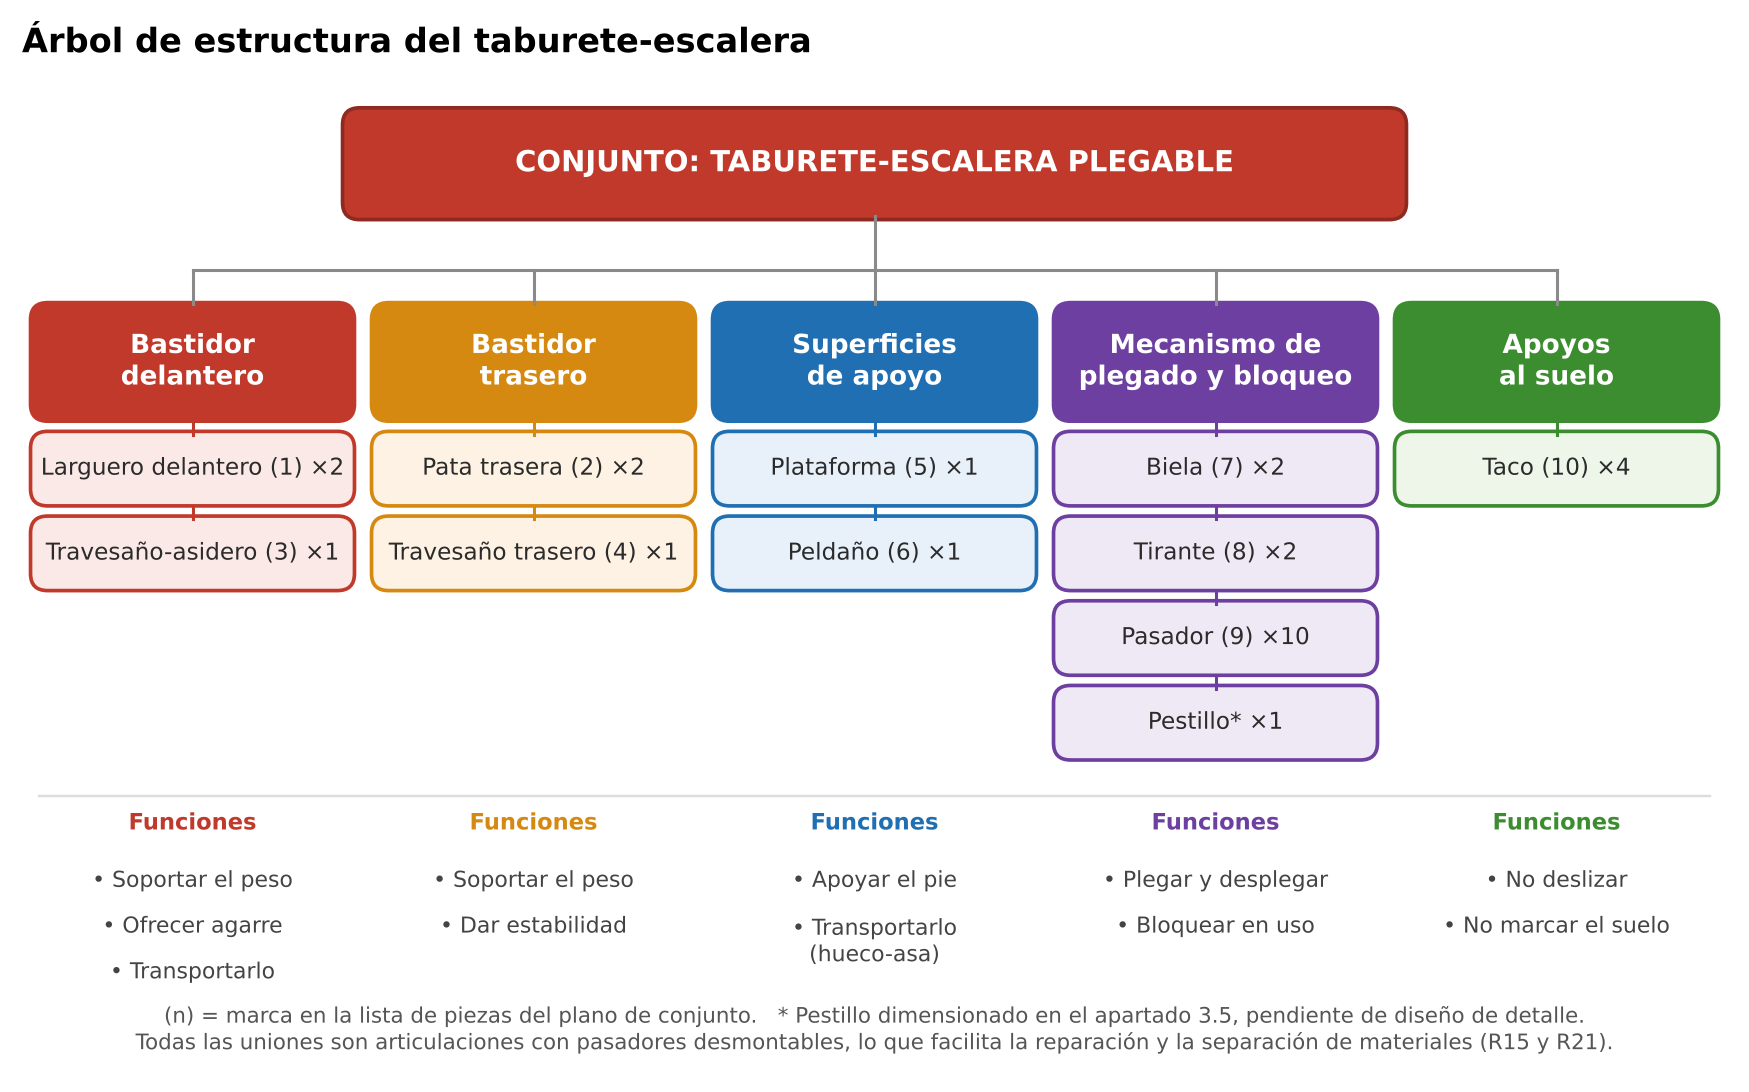

The script that saved this image:
import matplotlib; matplotlib.use("Agg")
import matplotlib.pyplot as plt
from matplotlib.patches import FancyBboxPatch
plt.rcParams.update({"font.family":"DejaVu Sans","font.size":9})
INK="#2b2b2b"; GREY="#8a8a8a"

# ---------------- árbol de estructura del producto ----------------
fig,ax=plt.subplots(figsize=(10,5.9),dpi=220); ax.set_xlim(0,10); ax.set_ylim(0,5.9); ax.axis("off")
def caja(x,y,w,h,t,fc,ec,fs=8.5,bold=False,tc=INK,ls="-"):
    ax.add_patch(FancyBboxPatch((x-w/2,y-h/2),w,h,boxstyle="round,pad=0.02,rounding_size=0.10",fc=fc,ec=ec,lw=1.2,ls=ls))
    ax.text(x,y,t,ha="center",va="center",fontsize=fs,fontweight="bold" if bold else "normal",color=tc)
caja(5,5.35,6.2,0.62,"CONJUNTO: TABURETE-ESCALERA PLEGABLE","#c0392b","#8e2a1f",9.5,True,"white")
subs=[("Bastidor\ndelantero",["Larguero delantero (1) ×2","Travesaño-asidero (3) ×1"],["Soportar el peso","Ofrecer agarre","Transportarlo"],"#fbe9e7","#c0392b"),
      ("Bastidor\ntrasero",["Pata trasera (2) ×2","Travesaño trasero (4) ×1"],["Soportar el peso","Dar estabilidad"],"#fdf2e3","#d68910"),
      ("Superficies\nde apoyo",["Plataforma (5) ×1","Peldaño (6) ×1"],["Apoyar el pie","Transportarlo\n(hueco-asa)"],"#e8f1fa","#1f6fb2"),
      ("Mecanismo de\nplegado y bloqueo",["Biela (7) ×2","Tirante (8) ×2","Pasador (9) ×10","Pestillo* ×1"],["Plegar y desplegar","Bloquear en uso"],"#efe9f6","#6c3fa0"),
      ("Apoyos\nal suelo",["Taco (10) ×4"],["No deslizar","No marcar el suelo"],"#eef6ea","#3c8d2f")]
xs=[1.0,3.0,5.0,7.0,9.0]
ax.plot([xs[0],xs[-1]],[4.72,4.72],color=GREY,lw=1); ax.plot([5,5],[5.04,4.72],color=GREY,lw=1)
for x,(t,piezas,funcs,fc,ec) in zip(xs,subs):
    ax.plot([x,x],[4.72,4.52],color=GREY,lw=1)
    caja(x,4.18,1.86,0.66,t,ec,ec,8.6,True,"white")
    y=3.55
    for p in piezas:
        ax.plot([x,x],[y+0.27,y+0.2],color=ec,lw=1)
        caja(x,y,1.86,0.4,p,fc,ec,7.6); y-=0.5
    ax.text(x,1.42,"Funciones",ha="center",fontsize=7.4,color=ec,fontweight="bold")
    yy=1.18
    for f in funcs:
        ax.text(x,yy,"• "+f,ha="center",va="top",fontsize=7.2,color="#444"); yy-=0.27+0.2*f.count("\n")
ax.plot([0.1,9.9],[1.62,1.62],color="#ddd",lw=0.8)
ax.text(5,0.08,"(n) = marca en la lista de piezas del plano de conjunto.   * Pestillo dimensionado en el apartado 3.5, pendiente de diseño de detalle.\n"
        "Todas las uniones son articulaciones con pasadores desmontables, lo que facilita la reparación y la separación de materiales (R15 y R21).",
        ha="center",va="bottom",fontsize=7,color="#555")
ax.set_title("Árbol de estructura del taburete-escalera",fontsize=11,fontweight="bold",loc="left")
plt.savefig("figura_estructura.png",bbox_inches="tight"); plt.close(); print("ok")
